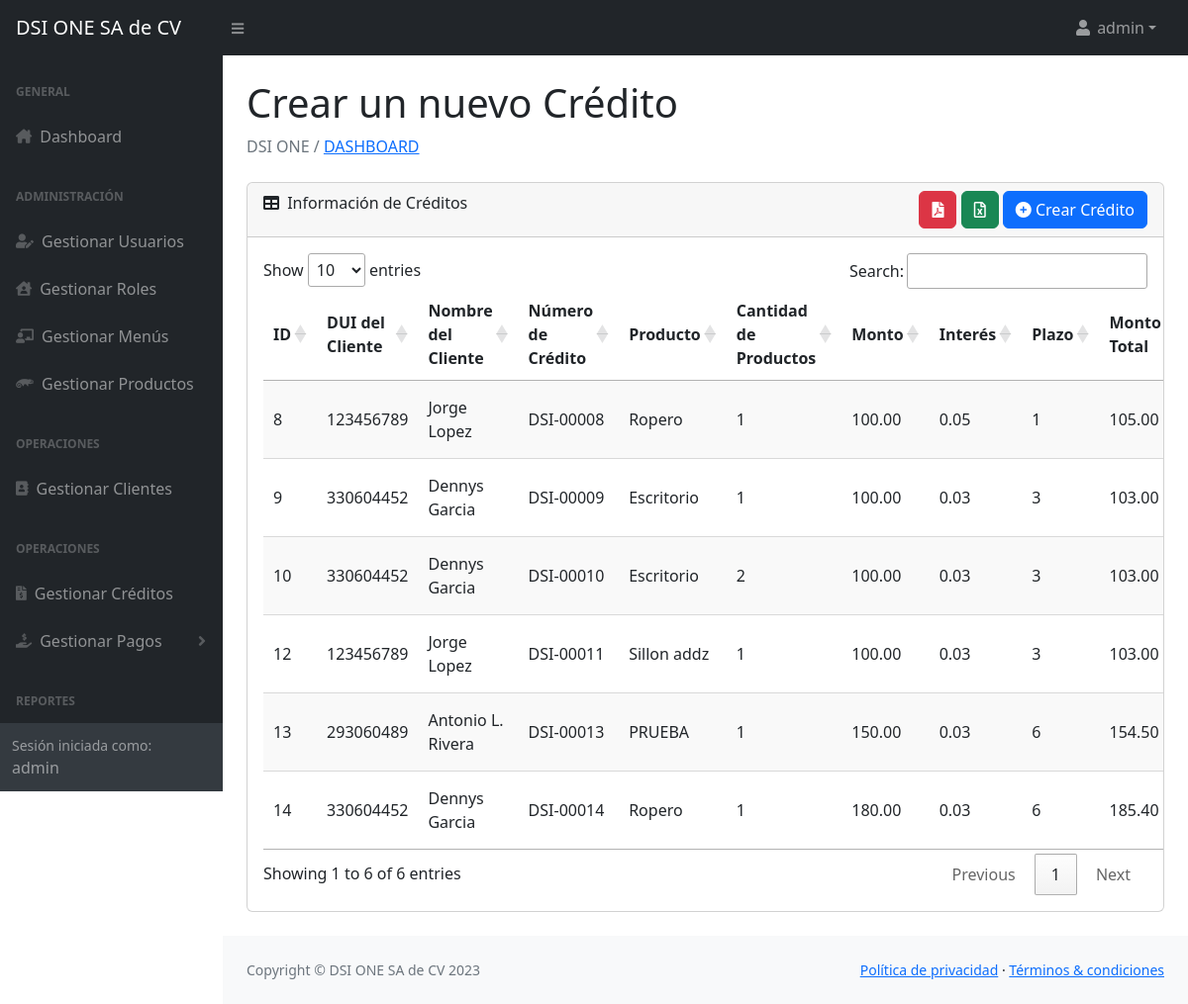
/Vista/ba_crear_credito.php (signed in), run on the app's committed database.
### tables this page shows
CREATE TABLE `creditos_dsi` (
  `id` int(11) NOT NULL,
  `dui_ct` int(11) NOT NULL,
  `cliente` varchar(30) NOT NULL,
  `num_credito` varchar(10) NOT NULL,
  `producto` varchar(30) NOT NULL,
  `cantidad_producto` int(4) NOT NULL,
  `monto` decimal(10,2) NOT NULL,
  `interes` decimal(10,2) NOT NULL,
  `plazo` int(11) NOT NULL,
  `monto_total` decimal(10,2) NOT NULL,
  `cuota` decimal(10,2) NOT NULL,
  `monto_pendiente` decimal(10,2) NOT NULL,
  `tipo_pago` enum('Mensual','Quincenal','','') NOT NULL DEFAULT 'Mensual',
  `fecha_ini` date NOT NULL,
  `fecha_fin` varchar(255) NOT NULL,
  `estado_credito` enum('ACTIVO','FINALIZADO') NOT NULL DEFAULT 'ACTIVO'
);

### Vista/ba_crear_credito.php (the view, shortened to what this page needs)
<?php include '../Controlador/sesion.php';
?>
<head>
    <?php include '../Modelo/o_head.php'; ?>
</head>
<body class="sb-nav-fixed">
    <?php include '../Modelo/o_menu.php'; ?>
    <div id="layoutSidenav_content">
        <main>
            <div class="container-fluid px-4">
                <h1 class="mt-4">Crear un nuevo Crédito</h1>
                <ol class="breadcrumb mb-4">
                    <li class="breadcrumb-item active"> DSI ONE / <a href="../Vista/home.php"> DASHBOARD </a></li>
                </ol>
                <div class="card mb-4">
                    <div class="card-header">
                        <i class="fas fa-table me-1"></i>
                        Información de Créditos
                        <div style="float: right;">
                            <button class="btn btn-danger" onclick="exportToPDF()"><i class="fas fa-file-pdf"></i></button>
                            <button class="btn btn-success" onclick="exportToExcel()"><i class="far fa-file-excel"></i></button>
                            <button class="btn btn-primary" data-bs-toggle="modal" data-bs-target="#addCreditoModal"><i class="fa-solid fa-circle-plus"></i> Crear Crédito</button>
                        </div>
                    </div>
                    <div class="card-body table-responsive" style="overflow-x: auto;">
                        <table id="datatablesSimple" class="display" style="width: 100%; table-layout: auto;">
                            <thead>
                                <tr>
                                    <th>ID</th>
                                    <th>DUI del Cliente</th>
                                    <th>Nombre del Cliente</th>
                                    <th>Número de Crédito</th>
                                    <th>Producto</th>
                                    <th>Cantidad de Productos</th>
                                    <th>Monto</th>
                                    <th>Interés</th>
                                    <th>Plazo</th>
                                    <th>Monto Total</th>
                                </tr>
                            </thead>
                            <tbody>
                                <?php
                                $query = "SELECT * FROM creditos_dsi";
                                $result = $conn->query($query);
                                if ($result->num_rows > 0) {
                                    while ($row = $result->fetch_assoc()) {
                                        echo "<tr>";
                                        echo "<td>" . $row['id'] . "</td>";
                                        echo "<td>" . $row['dui_ct'] . "</td>";
                                        echo "<td>" . $row['cliente'] . "</td>";
                                        echo "<td>" . $row['num_credito'] . "</td>";
                                        echo "<td>" . $row['producto'] . "</td>";
                                        echo "<td>" . $row['cantidad_producto'] . "</td>";
                                        echo "<td>" . $row['monto'] . "</td>";
                                        echo "<td>" . $row['interes'] . "</td>";
                                        echo "<td>" . $row['plazo'] . "</td>";
                                        echo "<td>" . $row['monto_total'] . "</td>";
                                        echo "</tr>";
                                    }
                                } else {
                                    echo "<tr><td colspan='13'>No se encontraron registros en la tabla clientes_dsi.</td></tr>";
                                }
                                ?>
                            </tbody>
                        </table>
                    </div>
                </div>
            </div>
        </main>
        <?php include '../Modelo/o_scrips_generales.php'; ?>
</body>
</html>

### data on the page
creditos_dsi: id "8", dui_ct "123456789", cliente "Jorge Lopez", num_credito "DSI-00008", producto "Ropero", cantidad_producto "1", monto "100.00", interes "0.05", plazo "1", monto_total "105.00"
creditos_dsi: id "9", dui_ct "330604452", cliente "Dennys Garcia", num_credito "DSI-00009", producto "Escritorio", cantidad_producto "1", monto "100.00", interes "0.03", plazo "3", monto_total "103.00"
creditos_dsi: id "10", dui_ct "330604452", cliente "Dennys Garcia", num_credito "DSI-00010", producto "Escritorio", cantidad_producto "2", monto "100.00", interes "0.03", plazo "3", monto_total "103.00"
creditos_dsi: id "12", dui_ct "123456789", cliente "Jorge Lopez", num_credito "DSI-00011", producto "Sillon addz", cantidad_producto "1", monto "100.00", interes "0.03", plazo "3", monto_total "103.00"
creditos_dsi: id "13", dui_ct "293060489", cliente "Antonio L. Rivera", num_credito "DSI-00013", producto "PRUEBA", cantidad_producto "1", monto "150.00", interes "0.03", plazo "6", monto_total "154.50"
creditos_dsi: id "14", dui_ct "330604452", cliente "Dennys Garcia", num_credito "DSI-00014", producto "Ropero", cantidad_producto "1", monto "180.00", interes "0.03", plazo "6", monto_total "185.40"

### other printed values
$_SESSION['username'] "admin"
